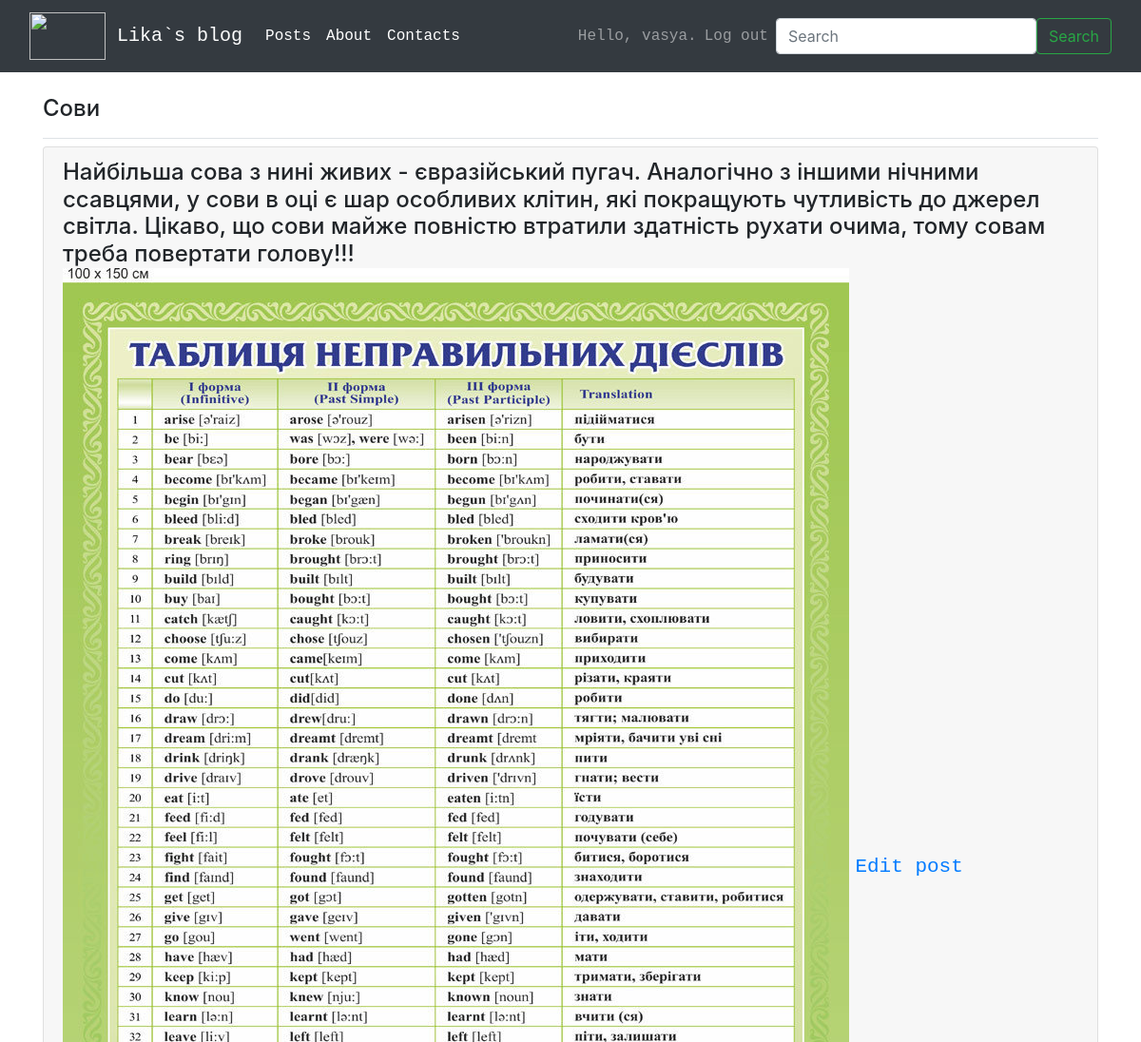
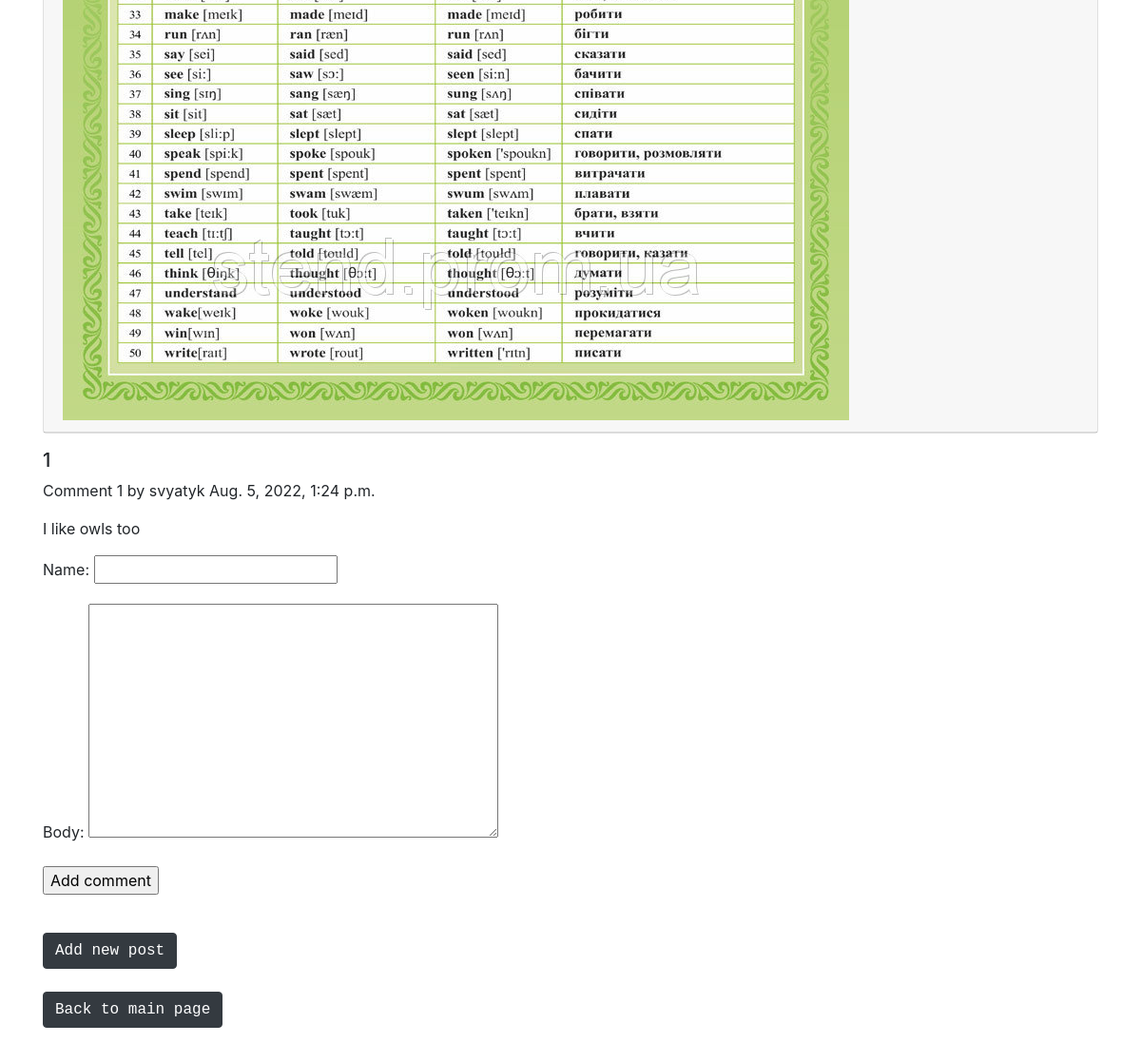
The page /post/11/ (signed in) on the database its author committed (2 pictures, top to bottom).
### blogs/models.py (models this page shows, shortened)
class BlogPost(models.Model):
    title = models.CharField(max_length=200, db_index=True)
    text = models.TextField()
    image = models.ImageField(upload_to='images/%Y/%m/%d/', blank=True)
    date_added = models.DateTimeField(auto_now_add=True)
    owner = models.ForeignKey(User, on_delete=models.CASCADE) #on_delete=, blank=True, null=True

class Comment(models.Model):
    post = models.ForeignKey(BlogPost,  related_name='comments', on_delete=models.CASCADE)
    name = models.CharField(max_length=80)
    body = models.TextField()
    created = models.DateTimeField(auto_now_add=True)
    updated = models.DateTimeField(auto_now=True)
    active = models.BooleanField(default=True)
    class Meta:
        ordering = ('created',)

### blogs/views.py (the view)
# urls.py: path('post/<int:post_id>/', views.post, name='post'),
def post(request, post_id):
    post = BlogPost.objects.get(id=post_id)
    title = post.title
    text = post.text
    image = post.image
    comments = post.comments.filter(active=True)
    if request.method == 'POST':
        comment_form = CommentForm(data=request.POST)
        if comment_form.is_valid():
            new_comment = comment_form.save(commit=False)
            new_comment.post = post
            new_comment.save()
    else:
        comment_form = CommentForm()
    context = {'post': post, 'title': title, 'text': text, 'image': image, 'comments': comments, 'comment_form': comment_form}
    return render(request, 'blogs/post.html', context)

### blogs/forms.py
class CommentForm(forms.ModelForm):
    class Meta:
        model = Comment
        fields = ('name', 'body')

### blogs/templates/blogs/post.html (shortened to what this page needs)
{% extends 'blogs/base.html' %}
{% block page_header %}
 <h4>{{ title }}</h4>
{% endblock page_header %}
{% block content %}
    <div class="card mb-3">
      <h4 class="card-header">
        {{ text }}
        <img src="{{ post.image.url }}">
        <small><a href="{% url 'blogs:edit_post' post.id %}"> Edit post </a></small>
      </h4>
    </div>
{% with comments.count as total_comments %}
    <h5>
        {{ total_comments }}{{ total_comments|pluralize }}
    </h5>
{% endwith %}
{% for comment in comments %}
    <div class="comment">
        <p class="info">
            Comment {{ forloop.counter }} by {{ comment.name }}
            {{ comment.created }}
        </p>
        {{ comment.body|linebreaks }}
    </div>
{% empty %}
    <p>There are no comments yet.</p>
{% endfor %}
{% if new_comment %}
    <h2>Your comment has been added.</h2>
{% else %}
    <form action="." method="post">
        {{ comment_form.as_p }}
        <p><input type="submit" value="Add comment"></p>
    </form>
{% endif %}
<br>
<p><a class="btn btn-dark" href="{% url 'blogs:new_post' %}" role="button" target="_blank">Add new post</a>
  <br>
  <br>
  <a class="btn btn-dark" href="{% url 'blogs:index' %}" role="button" target="_blank"> Back to main page</a>
</p>
{% endblock content %}

### blogs/templates/blogs/base.html (shortened to what this page needs)
{% load bootstrap4 %}
<!doctype html>
<html lang="en">
  <head>
    {% bootstrap_css %}
  </head>
  <body>
    <nav class="navbar navbar-expand-md navbar-dark bg-dark mb-4">
      <div class="container-fluid">
        <a class="navbar-brand" href="{% url 'blogs:index' %}">
          <img src="https://c.tenor.com/0tBle4PB_hcAAAAC/sailor-moon-mad.gif" alt="" width="80" height="50"> Lika`s blog </a>
        <div class="collapse navbar-collapse" id="navbarCollapse">
          <ul class="navbar-nav me-auto mb-2 mb-md-0">
            <li class="nav-item">
              <a class="nav-link active" aria-current="page" href="{% url 'blogs:posts' %}">Posts</a>
            </li>
            <li class="nav-item">
              <a class="nav-link active" aria-current="page">About</a>
            </li>
            <li class="nav-item">
              <a class="nav-link active" aria-current="page">Contacts</a>
            </li>
          </ul>
          <ul class="navbar-nav ml-auto">
            {% if user.is_authenticated %}
              <li class="nav-item">
                <span class="navbar-text"}>Hello, {{ user.username }}.</span>
              </li>
              <li class="nav-item">
                <a class="nav-link" href="{% url 'users:logout' %}">Log out</a>
              </li>
            {% else %}
            <li class="nav-item">
              <a class="btn btn-dark" href="{% url 'users:register' %}" role="button" target="_blank">Register</a>
            </li>
            <li class="nav-item">
              <a class="nav-link" href="{% url 'users:login' %}">Log in</a></li>
            {% endif%}
          </ul>
          <form class="d-flex" role="search" action="{% url 'blogs:posts' %}">
            <input class="form-control me-2" type="search" placeholder="Search" aria-label="Search" name="search">
            <button class="btn btn-outline-success" type="submit">Search</button>
          </form>
        </div>
      </nav>
      <main role="main" class="container">
        <div class="pb-2 mb-2 border-bottom">
          {% block page_header %}{% endblock page_header %}
        </div>
        <div>
          {% block content %}{% endblock content %}
        </div>
      </main>
</body>
</html>

### blogs/templates/blogs/base.html (style rules this page uses)
ul li { font-family: Courier New, monospace; }
a { font-family: OCR A Std, monospace; }

### rows shown on the page
BlogPost: title "Сови", text "Найбільша сова з нині живих - євразійський пугач. Аналогічно з іншими нічними ссавцями, у сови в оці є шар особливих клітин, які покращують чутливість до джерел світла. Цікаво, що сови майже повністю втратили здатність рухати очима, тому совам треба повертати голову!!!", image (picture)
Comment: name "svyatyk", created "Aug. 5, 2022, 1:24 p.m.", body "I like owls too"

### other values the page prints
{{ user.username }} "vasya"
{{ total_comments }} "1"
